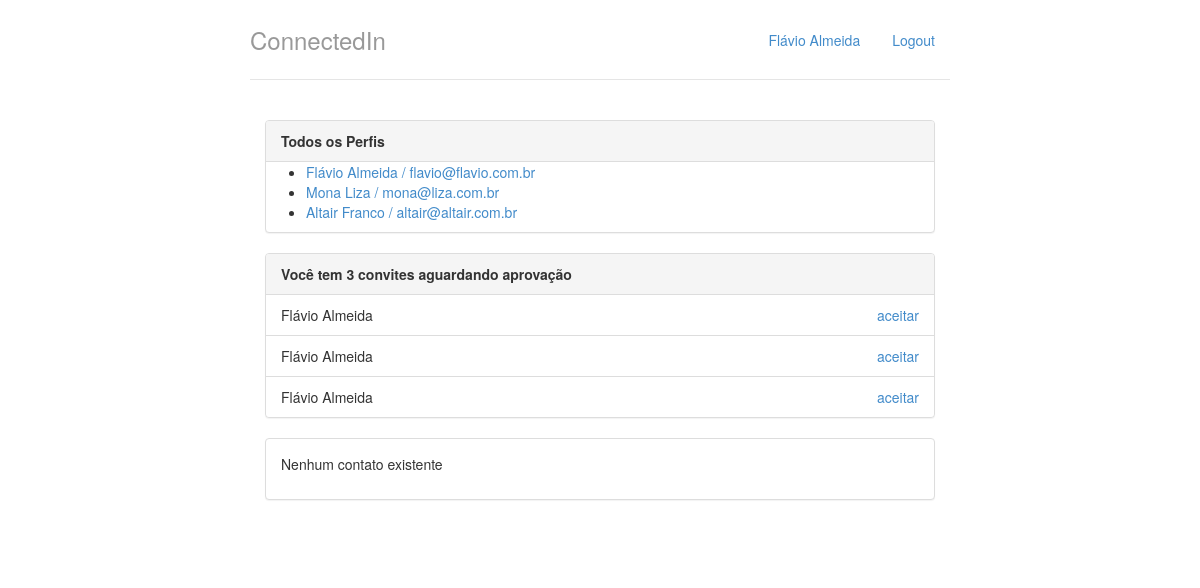
Before: / with the older database file.
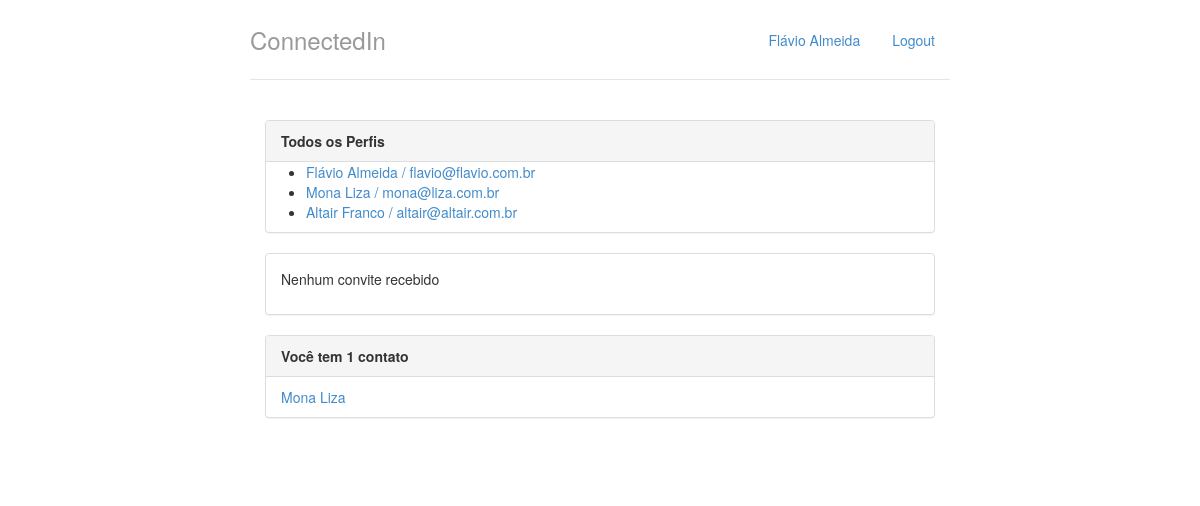
After: the same page with the newer database file.
### perfil/models.py (models this page shows, shortened)
class Perfil(models.Model):
        nome = models.CharField(max_length=255, null=False)
        email = models.CharField(max_length=255, null=False)
        telefone = models.CharField(max_length=15, null=False)
        nome_empresa = models.CharField(max_length=255, null=False)
        contatos = models.ManyToManyField('self')

class Convite(models.Model):
        solicitante = models.ForeignKey(Perfil, related_name='convites_feitos')
        convidado = models.ForeignKey(Perfil, related_name='convites_recebidos')

### perfil/views.py (the view)
# urls.py: url(r'^$', views.index, name='index'),
def index(request):
	return render(request, 'index.html', {'perfil': Perfil.objects.all(), 'perfil_logado': get_perfil_logado(request)})

### perfil/views.py (called while the page is built)
def get_perfil_logado(request):
	return Perfil.objects.get(id=1)

### perfil/templates/index.html
{% extends "base.html" %}
{% block body %}
<div class="col-lg-12">
	<div class="panel panel-default">
		<div class="panel-heading">
			<strong>Todos os Perfis</strong>
		</div>
		{% if perfil %}
		<ul>
			{% for p in perfil %}
				<li><a href="{% url 'exibir' p.id %}">{{p.nome}} / {{p.email}}</a></li>
			{% endfor %}
		</ul>
		{% else %}
			<p>Nenhum Perfil encontrado!!!</p>
		{% endif %}
	</div>
	<div class="panel panel-default">
		{% with total_convites=perfil_logado.convites_recebidos.count %}
			{% if total_convites %}
			<div class="panel-heading">
				<strong>Você tem {{total_convites}} convite{{total_convites |pluralize}} aguardando aprovação</strong>
			</div>
			<ul class="list-group">
				{% for convite in perfil_logado.convites_recebidos.all %}
				<li class="list-group-item">
					{{ convite.solicitante.nome }}
					<a href="{% url 'aceitar' convite.id %}" class="pull-right">aceitar</a>
				</li>
				{% endfor %}
			</ul>
			{% else %}
			<div class="panel-body">
				<p>Nenhum convite recebido</p>
			</div>
			{% endif %}
		{% endwith %}
	</div>
	<div class="panel panel-default">
			{% with total_contatos=perfil_logado.contatos.count %}
				{% if total_contatos %}
				<div class="panel-heading">
					<strong>Você tem {{total_contatos}} contato{{total_contatos |pluralize}}</strong>
				</div>
				<ul class="list-group">
					{% for contato in perfil_logado.contatos.all %}
					<li class="list-group-item">
						<a href="{% url 'exibir' contato.id %}">{{contato.nome}}</a>
					</li>
					{% endfor %}
				</ul>
				{% else %}
				<div class="panel-body">
					<p>Nenhum contato existente</p>
				</div>
				{% endif %}
			{% endwith %}
	</div>
</div>
{% endblock %}

### perfil/templates/base.html (shortened to what this page needs)
{% load staticfiles %}
<!DOCTYPE html>
<html lang="pt-br">
    <head>
        <link rel="stylesheet" href="{% static "styles/bootstrap.css" %}">
        <link rel="stylesheet" href="{% static "styles/main.css" %}">
    </head>
<body>
    <div class="container">
        <div class="header">
			<ul class="nav nav-pills pull-right">
				<li><a href="{% url 'index' %}">{{perfil_logado.nome}}</a></li>
				<li><a href="/logout/">Logout</a></li>
			</ul>
			<h3 class="text-muted">ConnectedIn</h3>
        </div>
        <div class="row content">
                {% block body %}
                {% endblock %}
        </div>
    </div>
</body>
</html>

Changed rows visible on the page:
removed Convite: solicitante.nome "Flávio Almeida"
removed Convite: solicitante.nome "Flávio Almeida"
removed Convite: solicitante.nome "Flávio Almeida"
now on one of the page's lists (row unchanged): Perfil: nome "Mona Liza"
Other visible differences:
{{ total_contatos }}: (not shown) → "1"
{{ total_convites }}: "3" → (not shown)
text no longer shown: "convite aguardando aprovação Nenhum contato existente"
text now shown: "Nenhum convite recebido contato"
